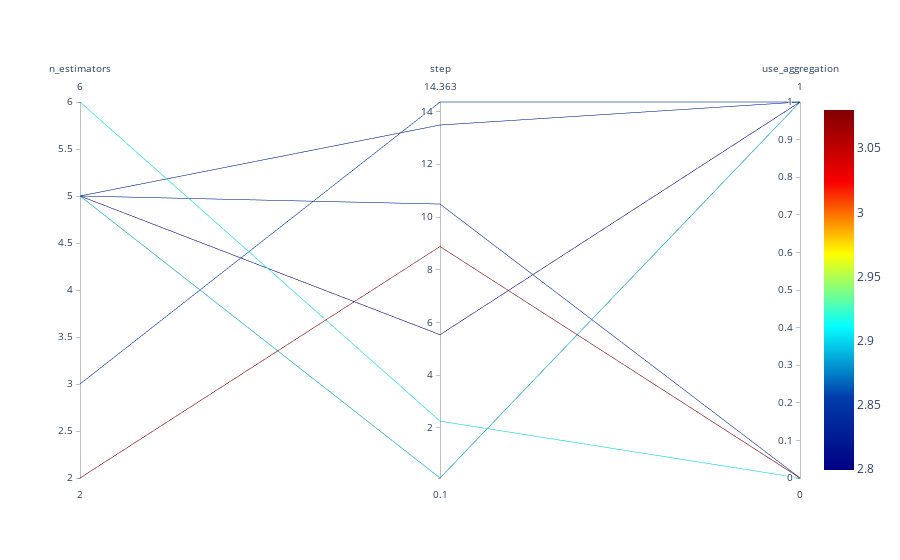

Notebook cell for this chart:
### Markdown cell above
## Parallel Coordinates Plots

### Code cell
#| label: 503_parallel_plot
spot_tuner.parallel_plot()

### Figure 1 — Plotly figure (JSON) as saved in the notebook; plotly's stock layout.template omitted (floating-point values rounded to 4 significant figures)
{"data": [{"dimensions": [{"label": "n_estimators", "range": [2, 6], "values": [2, 5, 6, 5, 3, 5, 5]}, {"label": "step", "range": [0.1, 14.36], "values": [8.88, 5.536, 2.256, 10.49, 14.36, 0.1, 13.49]}, {"label": "use_aggregation", "range": [0, 1], "values": [0, 1, 0, 0, 1, 1, 1]}], "line": {"cmax": 3.08, "cmin": 2.799, "color": [3.08, 2.799, 2.91, 2.841, 2.849, 2.889, 2.834], "colorscale": [[0, "rgb(0,0,131)"], [0.2, "rgb(0,60,170)"], [0.4, "rgb(5,255,255)"], [0.6, "rgb(255,255,0)"], [0.8, "rgb(250,0,0)"], [1, "rgb(128,0,0)"]], "showscale": true}, "type": "parcoords"}], "layout": {}}
